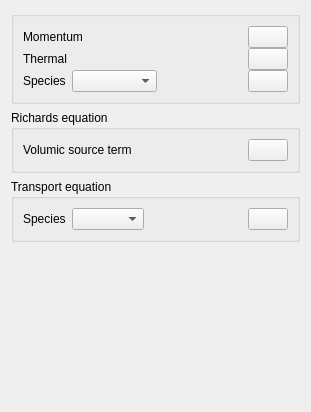
<?xml version="1.0" encoding="UTF-8"?>
<ui version="4.0">
 <class>SourceTermsForm</class>
 <widget class="QWidget" name="SourceTermsForm">
  <property name="geometry">
      <rect>
          <x>0</x>
          <y>0</y>
          <width>311</width>
          <height>412</height>
      </rect>
  </property>
     <property name="windowTitle">
         <string>Form</string>
     </property>
     <layout class="QVBoxLayout" name="verticalLayout">
         <item>
             <widget class="QGroupBox" name="groupBoxStandard">
                 <property name="sizePolicy">
                     <sizepolicy hsizetype="MinimumExpanding" vsizetype="Preferred">
                         <horstretch>0</horstretch>
                         <verstretch>0</verstretch>
                     </sizepolicy>
                 </property>
                 <property name="minimumSize">
                     <size>
                         <width>230</width>
                         <height>0</height>
                     </size>
                 </property>
                 <property name="title">
                     <string/>
                 </property>
                 <layout class="QGridLayout" name="gridLayout_8">
                     <item row="0" column="0">
                         <layout class="QVBoxLayout" name="_15">
                             <property name="spacing">
                                 <number>0</number>
                             </property>
                             <property name="sizeConstraint">
                                 <enum>QLayout::SetDefaultConstraint</enum>
                             </property>
                             <property name="margin">
                                 <number>0</number>
                             </property>
                             <item>
                                 <layout class="QHBoxLayout" name="_16">
                                     <property name="spacing">
                                         <number>6</number>
                                     </property>
                                     <property name="margin">
                                         <number>0</number>
                                     </property>
                                     <item>
                                         <widget class="QLabel" name="labelMomentum">
                                             <property name="toolTip">
                                                 <string>&lt;html&gt;&lt;head/&gt;&lt;body&gt;&lt;p&gt;&lt;span style=&quot;
                                                     font-size:9pt;&quot;&gt;Define momentum source terms using the
                                                     formula editor.&lt;/span&gt;&lt;/p&gt;&lt;/body&gt;&lt;/html&gt;
                                                 </string>
                                             </property>
                                             <property name="text">
                                                 <string>Momentum</string>
                                             </property>
                                         </widget>
                                     </item>
                                     <item>
                                         <spacer>
                                             <property name="orientation">
                                                 <enum>Qt::Horizontal</enum>
                                             </property>
                                             <property name="sizeHint" stdset="0">
                                                 <size>
                                                     <width>16</width>
                                                     <height>20</height>
                                                 </size>
                                             </property>
                                         </spacer>
                                     </item>
                                     <item>
                                         <widget class="QPushButton" name="pushButtonMomentum">
                                             <property name="toolTip">
                                                 <string>&lt;html&gt;&lt;head/&gt;&lt;body&gt;&lt;p&gt;&lt;span style=&quot;
                                                     font-size:9pt;&quot;&gt;Define momentum source terms using the
                                                     formula editor.&lt;/span&gt;&lt;/p&gt;&lt;/body&gt;&lt;/html&gt;
                                                 </string>
                                             </property>
                                             <property name="text">
                                                 <string/>
                                             </property>
                                             <property name="icon">
                                                 <iconset resource="resources_pages.qrc">
                                                     <normaloff>:/new/prefix1/data/icons/22x22/edit-find-replace.png</normaloff>:/new/prefix1/data/icons/22x22/edit-find-replace.png</iconset>
                                             </property>
                                             <property name="iconSize">
                                               <size>
                                                 <width>22</width>
                                                 <height>22</height>
                                               </size>
                                             </property>
                                           </widget>
                                     </item>
                                 </layout>
                             </item>
                             <item>
                                 <layout class="QHBoxLayout" name="_17">
                                     <property name="spacing">
                                         <number>6</number>
                                     </property>
                                     <property name="margin">
                                         <number>0</number>
                                     </property>
                                     <item>
                                         <widget class="QLabel" name="labelThermal">
                                             <property name="toolTip">
                                                 <string>&lt;html&gt;&lt;head/&gt;&lt;body&gt;&lt;p&gt;&lt;span style=&quot;
                                                     font-size:9pt;&quot;&gt;Define thermal source terms using the
                                                     formula editor.&lt;/span&gt;&lt;/p&gt;&lt;/body&gt;&lt;/html&gt;
                                                 </string>
                                             </property>
                                             <property name="text">
                                                 <string>Thermal</string>
                                             </property>
                                         </widget>
                                     </item>
                                     <item>
                                         <spacer>
                                             <property name="orientation">
                                                 <enum>Qt::Horizontal</enum>
                                             </property>
                                             <property name="sizeHint" stdset="0">
                                                 <size>
                                                     <width>16</width>
                                                     <height>20</height>
                                                 </size>
                                             </property>
                                         </spacer>
                                     </item>
                                     <item>
                                         <widget class="QPushButton" name="pushButtonThermal">
                                             <property name="toolTip">
                                                 <string>&lt;html&gt;&lt;head/&gt;&lt;body&gt;&lt;p&gt;&lt;span style=&quot;
                                                     font-size:9pt;&quot;&gt;Define thermal source terms using the
                                                     formula editor.&lt;/span&gt;&lt;/p&gt;&lt;/body&gt;&lt;/html&gt;
                                                 </string>
                                             </property>
                                             <property name="text">
                                                 <string/>
                                             </property>
                                             <property name="icon">
                                                 <iconset resource="resources_pages.qrc">
                                                     <normaloff>:/new/prefix1/data/icons/22x22/edit-find-replace.png</normaloff>:/new/prefix1/data/icons/22x22/edit-find-replace.png</iconset>
                                             </property>
                                             <property name="iconSize">
                                               <size>
                                                 <width>22</width>
                                                 <height>22</height>
                                               </size>
                                             </property>
                                         </widget>
                                     </item>
                                 </layout>
                             </item>
                             <item>
                                 <layout class="QHBoxLayout" name="_18">
                                     <property name="spacing">
                                         <number>6</number>
                                     </property>
                                     <property name="margin">
                                         <number>0</number>
                                     </property>
                                     <item>
                                         <widget class="QLabel" name="labelSpecies">
                                             <property name="toolTip">
                                                 <string>&lt;html&gt;&lt;head/&gt;&lt;body&gt;&lt;p&gt;&lt;span style=&quot;
                                                     font-size:9pt;&quot;&gt;Define scalar source terms by selecting the
                                                     user scalar and using the formula editor.&lt;/span&gt;&lt;/p&gt;&lt;/body&gt;&lt;/html&gt;
                                                 </string>
                                             </property>
                                             <property name="text">
                                                 <string>Species</string>
                                             </property>
                                         </widget>
                                     </item>
                                     <item>
                                         <widget class="QComboBox" name="comboBoxSpecies">
                                             <property name="sizePolicy">
                                                 <sizepolicy hsizetype="MinimumExpanding" vsizetype="Fixed">
                                                     <horstretch>0</horstretch>
                                                     <verstretch>0</verstretch>
                                                 </sizepolicy>
                                             </property>
                                             <property name="minimumSize">
                                                 <size>
                                                     <width>80</width>
                                                     <height>0</height>
                                                 </size>
                                             </property>
                                             <property name="toolTip">
                                                 <string>&lt;html&gt;&lt;head/&gt;&lt;body&gt;&lt;p&gt;&lt;span style=&quot;
                                                     font-size:9pt;&quot;&gt;Define scalar source terms by selecting the
                                                     user scalar and using the formula editor.&lt;/span&gt;&lt;/p&gt;&lt;/body&gt;&lt;/html&gt;
                                                 </string>
                                             </property>
                                         </widget>
                                     </item>
                                     <item>
                                         <spacer>
                                             <property name="orientation">
                                                 <enum>Qt::Horizontal</enum>
                                             </property>
                                             <property name="sizeHint" stdset="0">
                                                 <size>
                                                     <width>16</width>
                                                     <height>20</height>
                                                 </size>
                                             </property>
                                         </spacer>
                                     </item>
                                     <item>
                                         <widget class="QPushButton" name="pushButtonSpecies">
                                             <property name="toolTip">
                                                 <string>&lt;html&gt;&lt;head/&gt;&lt;body&gt;&lt;p&gt;&lt;span style=&quot;
                                                     font-size:9pt;&quot;&gt;Define scalar source terms by selecting the
                                                     user scalar and using the formula editor.&lt;/span&gt;&lt;/p&gt;&lt;/body&gt;&lt;/html&gt;
                                                 </string>
                                             </property>
                                             <property name="text">
                                                 <string/>
                                             </property>
                                             <property name="icon">
                                                 <iconset resource="resources_pages.qrc">
                                                     <normaloff>:/new/prefix1/data/icons/22x22/edit-find-replace.png</normaloff>:/new/prefix1/data/icons/22x22/edit-find-replace.png</iconset>
                                             </property>
                                             <property name="iconSize">
                                                 <size>
                                                     <width>22</width>
                                                     <height>22</height>
                                                 </size>
                                             </property>
                                         </widget>
                                     </item>
                                 </layout>
                             </item>
                         </layout>
                     </item>
                 </layout>
             </widget>
         </item>
         <item>
             <widget class="QGroupBox" name="groupBoxRichards">
                 <property name="toolTip">
                     <string>&lt;html&gt;&lt;head/&gt;&lt;body&gt;&lt;p&gt;&lt;span style=&quot; font-size:9pt;&quot;&gt;Define
                         a volumetric source term for the Richards equation.&lt;/span&gt;&lt;/p&gt;&lt;/body&gt;&lt;/html&gt;
                     </string>
                 </property>
                 <property name="title">
                     <string>Richards equation</string>
                 </property>
                 <layout class="QGridLayout" name="gridLayout_9">
                     <item row="0" column="0">
                         <layout class="QHBoxLayout" name="_19">
                             <property name="spacing">
                                 <number>6</number>
                             </property>
                             <property name="margin">
                                 <number>0</number>
                             </property>
                             <item>
                                 <widget class="QLabel" name="labelRichards">
                                     <property name="toolTip">
                                         <string>&lt;html&gt;&lt;head/&gt;&lt;body&gt;&lt;p&gt;&lt;span style=&quot;
                                             font-size:9pt;&quot;&gt;Define a volumetric source term for the Richards
                                             equation.&lt;/span&gt;&lt;/p&gt;&lt;/body&gt;&lt;/html&gt;
                                         </string>
                                     </property>
                                     <property name="text">
                                         <string>Volumic source term</string>
                                     </property>
                                 </widget>
                             </item>
                             <item>
                                 <spacer>
                                     <property name="orientation">
                                         <enum>Qt::Horizontal</enum>
                                     </property>
                                     <property name="sizeHint" stdset="0">
                                         <size>
                                             <width>16</width>
                                             <height>20</height>
                                         </size>
                                     </property>
                                 </spacer>
                             </item>
                             <item>
                                 <widget class="QPushButton" name="pushButtonRichards">
                                     <property name="toolTip">
                                         <string>&lt;html&gt;&lt;head/&gt;&lt;body&gt;&lt;p&gt;&lt;span style=&quot;
                                             font-size:9pt;&quot;&gt;Define a volumetric source term for the Richards
                                             equation.&lt;/span&gt;&lt;/p&gt;&lt;/body&gt;&lt;/html&gt;
                                         </string>
                                     </property>
                                     <property name="text">
                                         <string/>
                                     </property>
                                     <property name="icon">
                                         <iconset resource="resources_pages.qrc">
                                             <normaloff>:/new/prefix1/data/icons/22x22/edit-find-replace.png</normaloff>:/new/prefix1/data/icons/22x22/edit-find-replace.png</iconset>
                                       </property>
                                       <property name="iconSize">
                                         <size>
                                           <width>22</width>
                                           <height>22</height>
                                         </size>
                                       </property>
                                 </widget>
                             </item>
                         </layout>
                     </item>
                 </layout>
             </widget>
         </item>
         <item>
             <widget class="QGroupBox" name="groupBoxTransport">
                 <property name="toolTip">
                     <string>&lt;html&gt;&lt;head/&gt;&lt;body&gt;&lt;p&gt;&lt;span style=&quot; font-size:9pt;&quot;&gt;Define
                         a scalar source term for groundwater flows.&lt;/span&gt;&lt;/p&gt;&lt;/body&gt;&lt;/html&gt;
                     </string>
                 </property>
                 <property name="title">
                     <string>Transport equation</string>
                 </property>
                 <layout class="QGridLayout" name="gridLayout_7">
                     <item row="0" column="0">
                         <layout class="QHBoxLayout" name="_14">
                             <property name="spacing">
                                 <number>6</number>
                             </property>
                             <property name="margin">
                                 <number>0</number>
                             </property>
                             <item>
                                 <widget class="QLabel" name="labelSpecies2">
                                     <property name="toolTip">
                                         <string>&lt;html&gt;&lt;head/&gt;&lt;body&gt;&lt;p&gt;&lt;span style=&quot;
                                             font-size:9pt;&quot;&gt;Define a scalar source term for groundwater flows.&lt;/span&gt;&lt;/p&gt;&lt;/body&gt;&lt;/html&gt;
                                         </string>
                                     </property>
                                     <property name="text">
                                         <string>Species</string>
                                     </property>
                                 </widget>
                             </item>
                             <item>
                                 <widget class="QComboBox" name="comboBoxSpecies2">
                                     <property name="toolTip">
                                         <string>&lt;html&gt;&lt;head/&gt;&lt;body&gt;&lt;p&gt;&lt;span style=&quot;
                                             font-size:9pt;&quot;&gt;Define a scalar source term for groundwater flows.&lt;/span&gt;&lt;/p&gt;&lt;/body&gt;&lt;/html&gt;
                                         </string>
                                     </property>
                                 </widget>
                             </item>
                             <item>
                                 <spacer>
                                     <property name="orientation">
                                         <enum>Qt::Horizontal</enum>
                                     </property>
                                     <property name="sizeHint" stdset="0">
                                         <size>
                                             <width>16</width>
                                             <height>20</height>
                                         </size>
                                     </property>
                                 </spacer>
                             </item>
                             <item>
                                 <widget class="QPushButton" name="pushButtonSpecies2">
                                     <property name="toolTip">
                                         <string>&lt;html&gt;&lt;head/&gt;&lt;body&gt;&lt;p&gt;&lt;span style=&quot;
                                             font-size:9pt;&quot;&gt;Define a scalar source term for groundwater flows.&lt;/span&gt;&lt;/p&gt;&lt;/body&gt;&lt;/html&gt;
                                         </string>
                                     </property>
                                     <property name="text">
                                         <string/>
                                     </property>
                                     <property name="icon">
                                         <iconset resource="resources_pages.qrc">
                                             <normaloff>:/new/prefix1/data/icons/22x22/edit-find-replace.png</normaloff>:/new/prefix1/data/icons/22x22/edit-find-replace.png</iconset>
                                     </property>
                                     <property name="iconSize">
                                       <size>
                                         <width>22</width>
                                         <height>22</height>
                                       </size>
                                     </property>
                                 </widget>
                             </item>
                         </layout>
                     </item>
                 </layout>
             </widget>
         </item>
         <item>
             <spacer name="verticalSpacer">
                 <property name="orientation">
                     <enum>Qt::Vertical</enum>
                 </property>
                 <property name="sizeHint" stdset="0">
                     <size>
                         <width>20</width>
                         <height>89</height>
                     </size>
                 </property>
             </spacer>
         </item>
     </layout>
 </widget>
 <resources>
  <include location="resources_pages.qrc"/>
 </resources>
 <connections/>
</ui>
